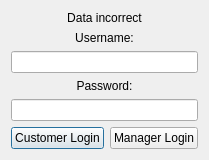
<?xml version="1.0" encoding="UTF-8"?>
<ui version="4.0">
 <class>LoginDialog</class>
 <widget class="QDialog" name="LoginDialog">
  <property name="enabled">
   <bool>true</bool>
  </property>
  <property name="geometry">
   <rect>
    <x>0</x>
    <y>0</y>
    <width>253</width>
    <height>200</height>
   </rect>
  </property>
  <property name="windowTitle">
   <string>Dialog</string>
  </property>
  <layout class="QVBoxLayout" name="verticalLayout">
   <property name="sizeConstraint">
    <enum>QLayout::SetFixedSize</enum>
   </property>
   <item>
    <widget class="QLabel" name="wong">
     <property name="enabled">
      <bool>true</bool>
     </property>
     <property name="text">
      <string>Data incorrect</string>
     </property>
     <property name="alignment">
      <set>Qt::AlignCenter</set>
     </property>
    </widget>
   </item>
   <item>
    <widget class="QLabel" name="label">
     <property name="text">
      <string>Username:</string>
     </property>
     <property name="alignment">
      <set>Qt::AlignCenter</set>
     </property>
    </widget>
   </item>
   <item>
    <widget class="QLineEdit" name="Username"/>
   </item>
   <item>
    <widget class="QLabel" name="label_2">
     <property name="text">
      <string>Password:</string>
     </property>
     <property name="alignment">
      <set>Qt::AlignCenter</set>
     </property>
    </widget>
   </item>
   <item>
    <widget class="QLineEdit" name="Password"/>
   </item>
   <item>
    <layout class="QHBoxLayout" name="horizontalLayout">
     <item>
      <widget class="QPushButton" name="CustomerButton">
       <property name="text">
        <string>Customer Login</string>
       </property>
      </widget>
     </item>
     <item>
      <widget class="QPushButton" name="ManagerButton">
       <property name="text">
        <string>Manager Login</string>
       </property>
      </widget>
     </item>
    </layout>
   </item>
  </layout>
 </widget>
 <resources/>
 <connections/>
</ui>
